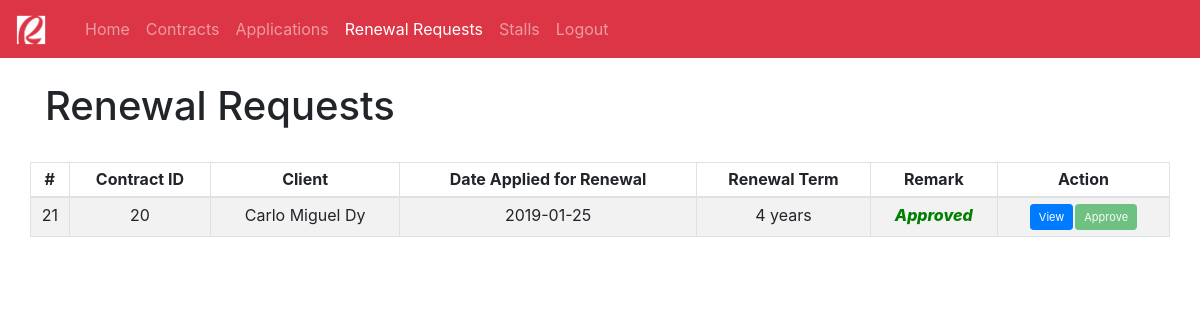
The page /admin-renewal-requests.php (signed in) on the database its author committed.
### tables this page shows
CREATE TABLE `renewal` (
  `renewal_id` int(11) NOT NULL,
  `client_id` int(11) NOT NULL,
  `contract_id` int(11) NOT NULL,
  `date_applied_renewal` datetime DEFAULT CURRENT_TIMESTAMP,
  `renewal_status` varchar(32) DEFAULT 'Unapproved',
  `renewal_term` varchar(32) NOT NULL
);

CREATE TABLE `client` (
  `client_id` int(11) NOT NULL,
  `fname` varchar(32) NOT NULL,
  `lname` varchar(32) NOT NULL,
  `email` varchar(64) NOT NULL,
  `address` varchar(128) NOT NULL,
  `contact` varchar(24) NOT NULL
);

### admin-renewal-requests.php (the view, shortened to what this page needs)
<!DOCTYPE html>
<html lang="en">
<head>
    <link rel="stylesheet" href="bootstrap-4.2.1-dist/css/bootstrap.min.css">
    <nav class="navbar navbar-expand-lg navbar-dark bg-danger">
        <a class="navbar-brand" href="index.php">
            <img src="img/rob.png" width="30" height="30" alt="">
        </a>
        <div class="container">
            <div class="collapse navbar-collapse" id="navbarNav">
                <ul class="navbar-nav">
                    <li class="nav-item ">
                        <a class="nav-link" href="index.php">Home</a>
                    </li>
                    <li class="nav-item ">
                        <a class="nav-link" href="admin-contracts.php">Contracts</a>
                    </li>
                    <li class="nav-item ">
                        <a class="nav-link" href="admin-applied-stalls.php">Applications</a>
                    </li>
                    <li class="nav-item active">
                        <a class="nav-link" href="admin-renewal-requests.php">Renewal Requests</a>
                    </li>
                    <li class="nav-item">
                        <a class="nav-link" href="admin-stalls.php">Stalls</a>
                    </li>
                </ul>
                <ul class="navbar-nav float-right">
                    <li class="nav-item">
                        <a href="api/logout.php" class="nav-link">Logout</a>
                    </li>
                </ul>
            </div>
        </div>
    </nav>
</head>
<body>
    <div class="container">
        <br><h1>Renewal Requests</h1><br>
        <div class="row">
            <table class="table table-bordered table-striped table-sm">
                <thead align="center">
                    <th>#</th>
                    <th>Contract ID</th>
                    <th>Client</th>
                    <th>Date Applied for Renewal</th>
                    <th>Renewal Term</th>
                    <th>Remark</th>
                    <th>Action</th>
                </thead>
                <?php
                    require_once "api/config.php";
                    $sql_renewal = "SELECT r.renewal_id AS 'renewal_id', cl.fname AS 'fname', cl.lname AS 'lname',
                    r.contract_id AS 'contract_id', r.date_applied_renewal AS 'date_applied_renewal', r.renewal_status AS 'renewal_status',
                    r.renewal_term AS 'renewal_term'
                    FROM renewal r
                    INNER JOIN client cl ON r.client_id = cl.client_id
                    ";
                    $result_renewal = mysqli_query($link, $sql_renewal);
                    if(mysqli_num_rows($result_renewal) > 0 ){
                        while($row_renewal = mysqli_fetch_assoc($result_renewal)){
                            echo "<tr align='center'>";
                                $remark = $row_renewal['renewal_status'];
                                $renewal_id = $row_renewal['renewal_id'];
                                echo "<td>" . $row_renewal['renewal_id'] . "</td>";
                                echo "<td>" . $row_renewal['contract_id'] . "</td>";
                                $contract_id = $row_renewal['contract_id'];
                                echo "<td>" . $row_renewal['fname'] . " " . $row_renewal['lname'] . "</td>";
                                $old_date = strtotime($row_renewal['date_applied_renewal']);
                                $new_date = date('Y-m-d', $old_date);
                                echo "<td>" . $new_date . "</td>";
                                echo "<td>" . $row_renewal['renewal_term'] . "</td>";
                                $renewal_term = $row_renewal['renewal_term'];
                                if($row_renewal['renewal_status'] == 'Approved'){
                                    echo "<td style='color: green; font-weight: 800; font-style: italic;'>" . $row_renewal['renewal_status'] . "</td>";
                                }elseif($row_renewal['renewal_status'] == 'Cancelled'){
                                    echo "<td style='color: red; font-weight: 800; font-style: italic;'>" . $row_renewal['renewal_status'] . "</td>";
                                }else{
                                    echo "<td style='color: gray; font-weight: 800; font-style: italic;'>" . $row_renewal['renewal_status'] . "</td>";
                                }
                                if($remark == 'Approved'){
                                    echo "<td>";
                                        echo "<a href='admin-view-renewal-details.php?renewal_id=$renewal_id' class='btn btn-primary btn-sm' style='font-size: 11px; margin: 1px;'>View</a>";
                                        echo "<a href='api/admin-approve-renewal.php?renewal_id=$renewal_id&renewal_term=$renewal_term&contract_id=$contract_id' class='btn btn-success btn-sm disabled' style='font-size: 11px; margin: 1px;'>Approve</a>";
                                    echo "</td>";
                                }
                            echo "</tr>";
                        }
                    }else{
                        echo '<tr>';
                            echo '<td colspan="7" style="font-style: italic;" align="center">No records found.</td>';
                        echo '</tr>';
                    }
                ?>
            </table>
        </div>
    </div>
</body>
</html>

### rows shown on the page
renewal: renewal_id "21", contract "20", client.fname "Carlo Miguel", client.lname "Dy", date_applied_renewal "2019-01-25", renewal_term "4 years", renewal_status "Approved"
